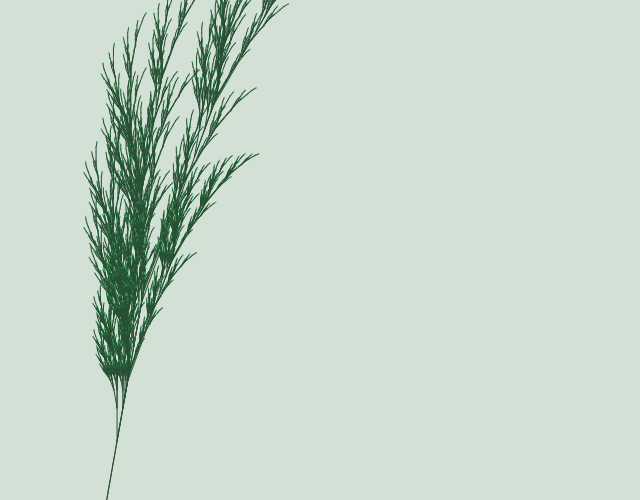
Frame 1 (no input)
Frame 60 (no input): identical to frame 1, image omitted
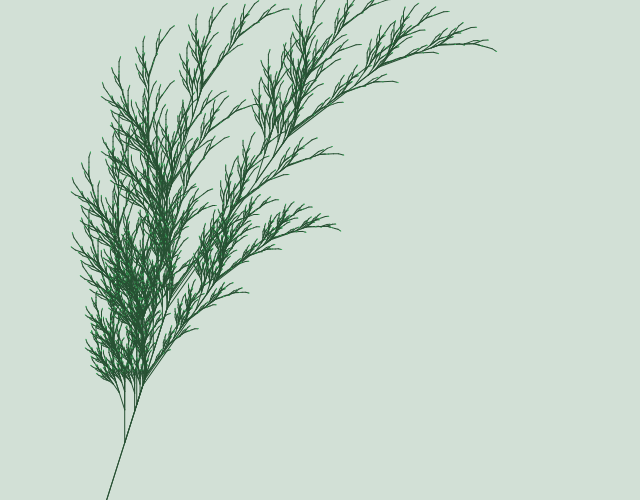
Frame 120 (the mouse pressed at the canvas centre since frame 60)

The p5.js sketch that drew these frames (run headless with seeded random() and noise() and a simulated clock; from frame 60 on, the mouse is pressed at the canvas centre):

// p5.js sketch
// ── sketch.js
//
// L-System Fractal Plant (https://en.wikipedia.org/wiki/L-system#Example_7:_Fractal_plant)
//
// variables : X F
// constants : + − [ ]
// start  : X
// rules  : (X → F[−X][X]F[−X]+FX), (F → FF)
// angle  : 25°
//
var angle;
var maxGen;
var reduceBy;

function setup() {
  angle = 25;

  // 6 generations
  maxGen = 6;

  // Reduce length by a little over half
  reduceBy = 0.55;
  createCanvas(640, 500);
}

function draw() {
  angleMode(DEGREES);
  angle = map(min(mouseX, width), 0, width, 10, 25);

  // Greens
  background(color("#d2e0d6"));
  stroke(color("#285134"));
  fill(color("#3ab25d"));

  // Tree leans towards right, start from lower left
  translate(width/6, height);
  rotate(angle);

  branch(0, 100);
  branch(0, 60);
}

function branch(generation, len) {
  push();

  // Sequence of Rules F[−X][X]F[−X]+FX)
  if (generation < maxGen && len > 2) {
    forward(len);

    push();
    rotate(-angle);
    branch(generation + 1, len * reduceBy);
    pop();

    push();
    branch(generation + 1, len * reduceBy);
    pop();

    forward(len);

    push();
    rotate(-angle);
    branch(generation + 1, len * reduceBy);
    pop();

    rotate(angle);
    forward(len);
    branch(generation + 1, len * reduceBy);

    // Draw a leaf
    noStroke();
    ellipse(0, 0, 1, 2);
  }

  pop();
}

function forward(len) {
  line(0, 0, 0, -len);
  translate(0, -len);
}
